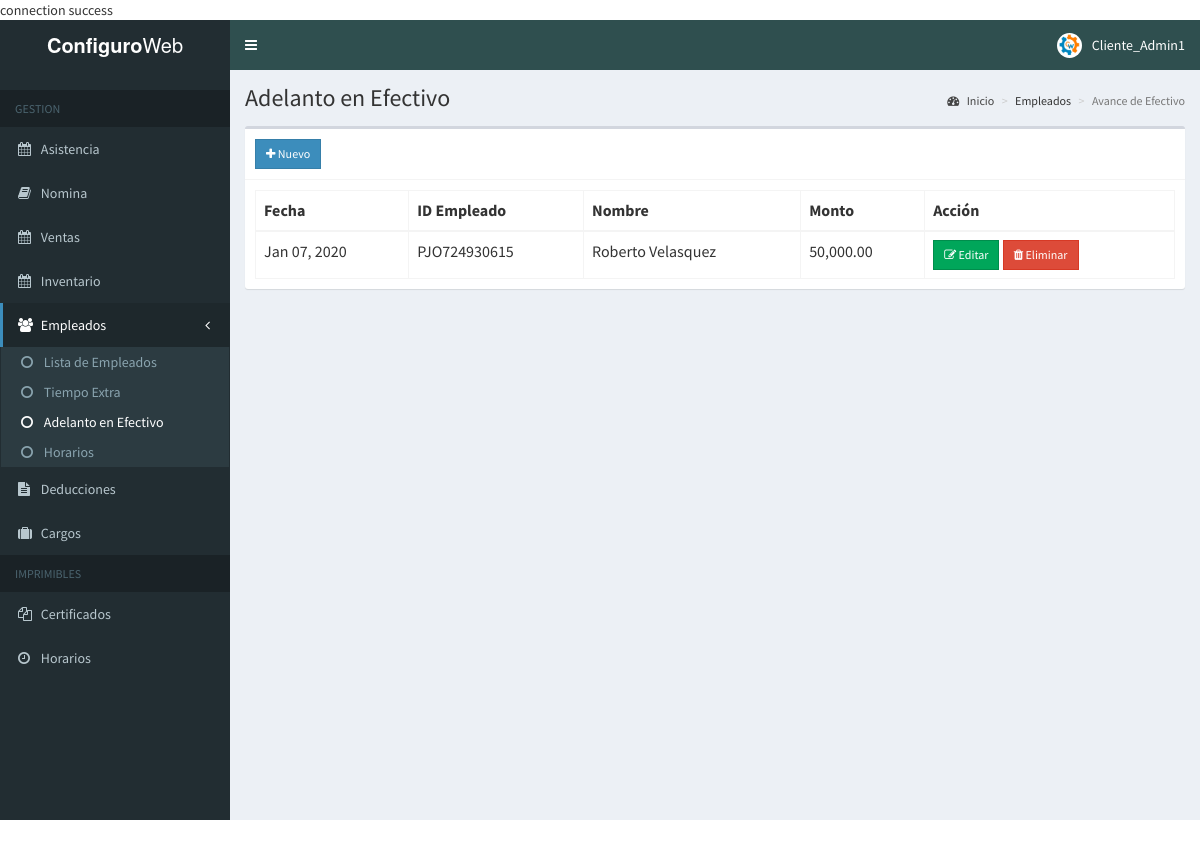
Screenshot of /admin/cashadvance.php (signed in) with the database file from the repository.
### tables this page shows
CREATE TABLE `administrador` (`id` int(11) NOT NULL,
  `id_empleado` int(15) NOT NULL,
  `usuario` varchar(30) NOT NULL,
  `password` varchar(60) NOT NULL,
  `tipo` varchar(60) NOT NULL,
  `fecha_creacion` date NOT NULL
);

CREATE TABLE `cashadvance` (
  `id` int(11) NOT NULL,
  `date_advance` date NOT NULL,
  `employee_id` varchar(15) NOT NULL,
  `amount` double NOT NULL
);

CREATE TABLE `employees` (
  `id` int(11) NOT NULL,
  `employee_id` varchar(15) NOT NULL,
  `firstname` varchar(50) NOT NULL,
  `lastname` varchar(50) NOT NULL,
  `address` text NOT NULL,
  `birthdate` date NOT NULL,
  `contact_info` varchar(100) NOT NULL,
  `gender` varchar(10) NOT NULL,
  `position_id` int(11) NOT NULL,
  `schedule_id` int(11) NOT NULL,
  `photo` varchar(200) NOT NULL,
  `created_on` date NOT NULL
);

### admin/includes/session.php (called while the page is built, shortened)
<?php
	include 'includes/conn.php';
	$sql = "SELECT * FROM administrador WHERE id = '".$_SESSION['admin']."'";
	$query = $conn->query($sql);
	$user = $query->fetch_assoc();
?>

### admin/cashadvance.php (the view, shortened to what this page needs)
<?php include 'includes/session.php'; ?>
<?php include 'includes/header.php'; ?>
<body class="hold-transition skin-blue sidebar-mini">
<div class="wrapper">
  <?php include 'includes/navbar.php'; ?>
  <?php include 'includes/menubar.php'; ?>
  <div class="content-wrapper">
    <section class="content-header">
      <h1>
      Adelanto en Efectivo
      </h1>
      <ol class="breadcrumb">
        <li><a href="#"><i class="fa fa-dashboard"></i> Inicio</a></li>
        <li>Empleados</li>
        <li class="active">Avance de Efectivo</li>
      </ol>
    </section>
    <section class="content">
      <div class="row">
        <div class="col-xs-12">
          <div class="box">
            <div class="box-header with-border">
              <a href="#addnew" data-toggle="modal" class="btn btn-primary btn-sm btn-flat"><i class="fa fa-plus"></i> Nuevo</a>
            </div>
            <div class="box-body">
              <table id="example1" class="table table-bordered">
                <thead>
                  <th>Fecha</th>
                  <th>ID Empleado</th>
                  <th>Nombre</th>
                  <th>Monto</th>
                  <th>Acción</th>
                </thead>
                <tbody>
                  <?php
                    $sql = "SELECT *, cashadvance.id AS caid, employees.employee_id AS empid FROM cashadvance LEFT JOIN employees ON employees.id=cashadvance.employee_id ORDER BY date_advance DESC";
                    $query = $conn->query($sql);
                    while($row = $query->fetch_assoc()){
                      echo "
                        <tr>
                          <td class='hidden'></td>
                          <td>".date('M d, Y', strtotime($row['date_advance']))."</td>
                          <td>".$row['empid']."</td>
                          <td>".$row['firstname'].' '.$row['lastname']."</td>
                          <td>".number_format($row['amount'], 2)."</td>
                          <td>
                            <button class='btn btn-success btn-sm edit btn-flat' data-id='".$row['caid']."'><i class='fa fa-edit'></i> Editar</button>
                            <button class='btn btn-danger btn-sm delete btn-flat' data-id='".$row['caid']."'><i class='fa fa-trash'></i> Eliminar</button>
                          </td>
                        </tr>
                      ";
                    }
                  ?>
                </tbody>
              </table>
            </div>
          </div>
        </div>
      </div>
    </section>
  </div>
</div>
</body>
</html>

### admin/includes/navbar.php (shortened to what this page needs)
<header class="main-header">
    <a href="#" class="logo">
      <span class="logo-lg"><b>Configuro</b>Web</span>
    </a>
    <nav class="navbar navbar-static-top">
      <a href="#" class="sidebar-toggle" data-toggle="push-menu" role="button">
      </a>
      <div class="navbar-custom-menu">
        <ul class="nav navbar-nav">
          <li class="dropdown user user-menu">
            <a href="#" class="dropdown-toggle" data-toggle="dropdown">
              <img src="../images/logo1.jpg" class="user-image" alt="User Image">
              <span class="hidden-xs"><?php echo $user['usuario']; ?></span>
            </a>
          </li>
        </ul>
      </div>
    </nav>
  </header>

### rows the page displays
administrador: usuario "Cliente_Admin1"
cashadvance: date_advance "Jan 07, 2020", employee.employee_id "PJO724930615", employee.firstname "Roberto", employee.lastname "Velasquez", amount "50,000.00"
